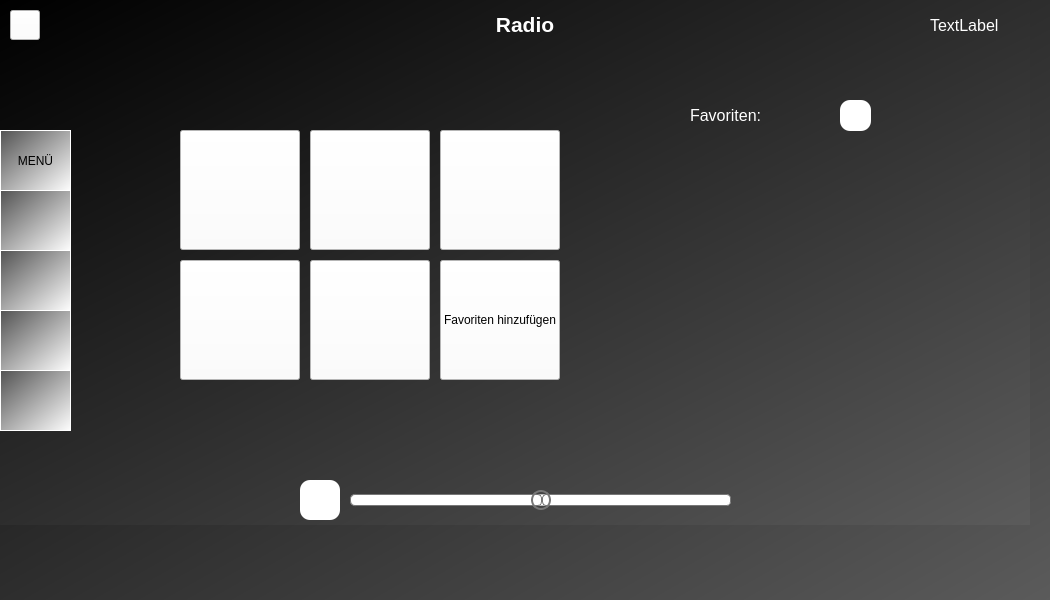
<?xml version="1.0" encoding="UTF-8"?>
<ui version="4.0">
 <class>MultimediaPlayerWidget</class>
 <widget class="QWidget" name="MultimediaPlayerWidget">
  <property name="geometry">
   <rect>
    <x>0</x>
    <y>0</y>
    <width>1050</width>
    <height>600</height>
   </rect>
  </property>
  <property name="windowTitle">
   <string>Multimedia Player</string>
  </property>
  <property name="styleSheet">
   <string notr="true">background-color: qlineargradient(spread:pad, x1:0, y1:0, x2:1, y2:1, stop:0 rgba(0, 0, 0, 255), stop:1 rgba(91, 91, 91, 255));</string>
  </property>
  <widget class="QWidget" name="centralwidget">
   <widget class="QPushButton" name="Button1">
    <property name="geometry">
     <rect>
      <x>180</x>
      <y>130</y>
      <width>120</width>
      <height>120</height>
     </rect>
    </property>
    <property name="styleSheet">
     <string notr="true">background-color: rgb(255, 255, 255);
border-color: rgb(0, 85, 255);</string>
    </property>
    <property name="text">
     <string/>
    </property>
    <property name="icon">
     <iconset>
      <normaloff>:/Images/Hit_Radio_FFH_-_Logo_Neu.svg.png</normaloff>:/Images/Hit_Radio_FFH_-_Logo_Neu.svg.png</iconset>
    </property>
    <property name="iconSize">
     <size>
      <width>120</width>
      <height>120</height>
     </size>
    </property>
   </widget>
   <widget class="QPushButton" name="Button2">
    <property name="geometry">
     <rect>
      <x>310</x>
      <y>130</y>
      <width>120</width>
      <height>120</height>
     </rect>
    </property>
    <property name="styleSheet">
     <string notr="true">background-color: rgb(255, 255, 255);
</string>
    </property>
    <property name="text">
     <string/>
    </property>
    <property name="icon">
     <iconset>
      <normaloff>:/Images/SWR3_Logo.svg.png</normaloff>:/Images/SWR3_Logo.svg.png</iconset>
    </property>
    <property name="iconSize">
     <size>
      <width>120</width>
      <height>120</height>
     </size>
    </property>
   </widget>
   <widget class="QPushButton" name="Button3">
    <property name="geometry">
     <rect>
      <x>440</x>
      <y>130</y>
      <width>120</width>
      <height>120</height>
     </rect>
    </property>
    <property name="styleSheet">
     <string notr="true">background-color: rgb(255, 255, 255);</string>
    </property>
    <property name="text">
     <string/>
    </property>
    <property name="icon">
     <iconset>
      <normaloff>:/Images/SWR1.svg.png</normaloff>:/Images/SWR1.svg.png</iconset>
    </property>
    <property name="iconSize">
     <size>
      <width>110</width>
      <height>120</height>
     </size>
    </property>
   </widget>
   <widget class="QPushButton" name="Button4">
    <property name="geometry">
     <rect>
      <x>180</x>
      <y>260</y>
      <width>120</width>
      <height>120</height>
     </rect>
    </property>
    <property name="styleSheet">
     <string notr="true">background-color: rgb(255, 255, 255);</string>
    </property>
    <property name="text">
     <string/>
    </property>
    <property name="icon">
     <iconset>
      <normaloff>:/Images/Bayern3_logo_2015.svg.png</normaloff>:/Images/Bayern3_logo_2015.svg.png</iconset>
    </property>
    <property name="iconSize">
     <size>
      <width>120</width>
      <height>120</height>
     </size>
    </property>
   </widget>
   <widget class="QPushButton" name="Button5">
    <property name="geometry">
     <rect>
      <x>310</x>
      <y>260</y>
      <width>120</width>
      <height>120</height>
     </rect>
    </property>
    <property name="styleSheet">
     <string notr="true">background-color: rgb(255, 255, 255);</string>
    </property>
    <property name="text">
     <string/>
    </property>
    <property name="icon">
     <iconset>
      <normaloff>:/Images/Hr3-Logo_2015.svg.png</normaloff>:/Images/Hr3-Logo_2015.svg.png</iconset>
    </property>
    <property name="iconSize">
     <size>
      <width>120</width>
      <height>120</height>
     </size>
    </property>
   </widget>
   <widget class="QPushButton" name="HomeButton">
    <property name="geometry">
     <rect>
      <x>10</x>
      <y>10</y>
      <width>30</width>
      <height>30</height>
     </rect>
    </property>
    <property name="styleSheet">
     <string notr="true">background-color: rgb(255, 255, 255);</string>
    </property>
    <property name="text">
     <string/>
    </property>
    <property name="icon">
     <iconset>
      <normaloff>:/Images/Home.png</normaloff>:/Images/Home.png</iconset>
    </property>
   </widget>
   <widget class="QSlider" name="horizontalSlider">
    <property name="geometry">
     <rect>
      <x>350</x>
      <y>480</y>
      <width>381</width>
      <height>40</height>
     </rect>
    </property>
    <property name="whatsThis">
     <string/>
    </property>
    <property name="styleSheet">
     <string notr="true">QSlider::groove:horizontal {
	border: 1px solid #bbb;
	background: white;
	height: 10px;
	border-radius: 5px;
}

QSlider::add-page:horizontal {
	background: #fff;
	border: 1px solid #777;
	height: 10px;
	border-radius: 4px;
}

QSlider::sub-page:horizontal {
	background: qlineargradient(x1: 0, y1: 0, x2: 0, y2: 1,
   		stop: 0 rgba(255, 255, 255, 255), stop: 1 rgba(129, 0, 0, 255));
	background: qlineargradient(x1: 0, y1: 0.2, x2: 1, y2: 1,
   		stop: 0 rgba(255, 255, 255, 255), stop: 1 rgba(129, 0, 0, 255));
	border: 1px solid #777;
	height: 10px;
	border-radius: 4px;
}

QSlider::handle:horizontal {
	background-color: qlineargradient(x1:0, y1:0, x2:1, y2:1,
    	stop:0 #eee, stop:1 #ccc);
	border: 2px solid #777;
	width: 16px;
	height: 20px;
	line-height: 20px;
	margin-top: -5px;
	margin-bottom: -5px;
	border-radius: 10px;
}

QSlider::handle:horizontal:hover {
	background-color: qlineargradient(x1:0, y1:0, x2:1, y2:1,
    	stop:0 rgba(72, 68, 71, 255), stop:1 rgba(255, 255, 255, 255));
	border: 2px solid #777;
	width: 16px;
	height: 20px;
	line-height: 20px;
	margin-top: -5px;
	margin-bottom: -5px;
	border-radius: 10px;
}

QSlider::sub-page:horizontal:disabled {
	background: #bbb;
	border-color: #999;
}

QSlider::add-page:horizontal:disabled {
	background: #eee;
	border-color: #999;
}

QSlider::handle:horizontal:disabled {
	background: #eee;
	border: 1px solid #aaa;
	border-radius: 4px;
}

QSlider{
	background-color: transparent;
}






</string>
    </property>
    <property name="maximum">
     <number>100</number>
    </property>
    <property name="sliderPosition">
     <number>50</number>
    </property>
    <property name="orientation">
     <enum>Qt::Horizontal</enum>
    </property>
   </widget>
   <widget class="QToolButton" name="addfav">
    <property name="geometry">
     <rect>
      <x>440</x>
      <y>260</y>
      <width>120</width>
      <height>120</height>
     </rect>
    </property>
    <property name="styleSheet">
     <string notr="true">background-color: rgb(255, 255, 255);</string>
    </property>
    <property name="text">
     <string>Favoriten hinzufügen</string>
    </property>
    <property name="icon">
     <iconset>
      <normaloff>:/Images/add_favourite.png</normaloff>:/Images/add_favourite.png</iconset>
    </property>
    <property name="iconSize">
     <size>
      <width>90</width>
      <height>90</height>
     </size>
    </property>
    <property name="toolButtonStyle">
     <enum>Qt::ToolButtonTextUnderIcon</enum>
    </property>
   </widget>
   <widget class="QLabel" name="label_title">
    <property name="geometry">
     <rect>
      <x>455</x>
      <y>5</y>
      <width>140</width>
      <height>40</height>
     </rect>
    </property>
    <property name="font">
     <font>
      <pointsize>16</pointsize>
      <weight>75</weight>
      <bold>true</bold>
     </font>
    </property>
    <property name="styleSheet">
     <string notr="true">background: transparent;
color: rgb(255, 255, 255);</string>
    </property>
    <property name="text">
     <string>&lt;html&gt;&lt;head/&gt;&lt;body&gt;&lt;p align=&quot;center&quot;&gt;Radio&lt;/p&gt;&lt;/body&gt;&lt;/html&gt;</string>
    </property>
   </widget>
   <widget class="QFrame" name="verticalFrame">
    <property name="geometry">
     <rect>
      <x>680</x>
      <y>130</y>
      <width>160</width>
      <height>251</height>
     </rect>
    </property>
    <property name="styleSheet">
     <string notr="true">background-color: transparent;</string>
    </property>
    <layout class="QVBoxLayout" name="verticalLayout">
     <item>
      <layout class="QVBoxLayout" name="verticalLayout_2"/>
     </item>
    </layout>
   </widget>
   <widget class="QLabel" name="label_date_time">
    <property name="geometry">
     <rect>
      <x>930</x>
      <y>5</y>
      <width>100</width>
      <height>40</height>
     </rect>
    </property>
    <property name="font">
     <font>
      <pointsize>12</pointsize>
     </font>
    </property>
    <property name="styleSheet">
     <string notr="true">background-color: transparent;
color: rgb(255, 255, 255);</string>
    </property>
    <property name="text">
     <string>TextLabel</string>
    </property>
   </widget>
   <widget class="QLabel" name="label">
    <property name="geometry">
     <rect>
      <x>690</x>
      <y>100</y>
      <width>71</width>
      <height>31</height>
     </rect>
    </property>
    <property name="styleSheet">
     <string notr="true">color: rgb(255, 255, 255);
background-color:transparent;</string>
    </property>
    <property name="text">
     <string>&lt;html&gt;&lt;head/&gt;&lt;body&gt;&lt;p&gt;&lt;span style=&quot; font-size:12pt;&quot;&gt;Favoriten:&lt;/span&gt;&lt;/p&gt;&lt;/body&gt;&lt;/html&gt;</string>
    </property>
   </widget>
   <widget class="QLabel" name="label_volume">
    <property name="geometry">
     <rect>
      <x>750</x>
      <y>480</y>
      <width>71</width>
      <height>40</height>
     </rect>
    </property>
    <property name="font">
     <font>
      <pointsize>10</pointsize>
     </font>
    </property>
    <property name="styleSheet">
     <string notr="true">color: rgb(255, 255, 255);
background-color: transparent;</string>
    </property>
    <property name="text">
     <string/>
    </property>
   </widget>
   <widget class="QPushButton" name="MuteButton">
    <property name="geometry">
     <rect>
      <x>300</x>
      <y>480</y>
      <width>40</width>
      <height>40</height>
     </rect>
    </property>
    <property name="styleSheet">
     <string notr="true">QPushButton{
	background-color: rgb(255, 255, 255);
	border-width: 5px;
	border-radius: 10px;
}
QPushButton:pressed {
	border-color: rgb(0, 0, 0);
	border-width : 1.2px;
	border-style:inset;
}</string>
    </property>
    <property name="text">
     <string/>
    </property>
    <property name="icon">
     <iconset>
      <normaloff>:/Images/speaker_muted.png</normaloff>:/Images/speaker_muted.png</iconset>
    </property>
    <property name="iconSize">
     <size>
      <width>35</width>
      <height>35</height>
     </size>
    </property>
   </widget>
   <widget class="QPushButton" name="DeleteButton">
    <property name="geometry">
     <rect>
      <x>840</x>
      <y>100</y>
      <width>31</width>
      <height>31</height>
     </rect>
    </property>
    <property name="styleSheet">
     <string notr="true">QPushButton{
	background-color: rgb(255, 255, 255);
	border-width: 5px;
	border-radius: 10px;
}
QPushButton:pressed {
	border-color: rgb(0, 0, 0);
	border-width : 1.2px;
	border-style:inset;
}</string>
    </property>
    <property name="text">
     <string/>
    </property>
    <property name="icon">
     <iconset>
      <normaloff>:/Images/trashcan_icon.png</normaloff>:/Images/trashcan_icon.png</iconset>
    </property>
   </widget>
   <widget class="QLabel" name="label_fav">
    <property name="geometry">
     <rect>
      <x>770</x>
      <y>100</y>
      <width>61</width>
      <height>31</height>
     </rect>
    </property>
    <property name="font">
     <font>
      <pointsize>12</pointsize>
     </font>
    </property>
    <property name="styleSheet">
     <string notr="true">background-color: transparent;
color: rgb(255, 255, 255);</string>
    </property>
    <property name="text">
     <string/>
    </property>
   </widget>
   <widget class="QPushButton" name="pb_Navigation">
    <property name="geometry">
     <rect>
      <x>0</x>
      <y>370</y>
      <width>71</width>
      <height>61</height>
     </rect>
    </property>
    <property name="styleSheet">
     <string notr="true">background-color: qlineargradient(spread:pad, x1:0, y1:0, x2:1, y2:1, stop:0 rgba(81, 81, 81, 255), stop:1 rgba(255, 255, 255, 255));
border-color: rgb(255, 255, 255);
border-width: 1.2px;
border-style:inset;
color: rgb(255, 255, 255);</string>
    </property>
    <property name="text">
     <string/>
    </property>
    <property name="icon">
     <iconset>
      <normaloff>:/Images/icon_navigation.png</normaloff>:/Images/icon_navigation.png</iconset>
    </property>
    <property name="iconSize">
     <size>
      <width>40</width>
      <height>40</height>
     </size>
    </property>
   </widget>
   <widget class="QPushButton" name="pb_Menu">
    <property name="geometry">
     <rect>
      <x>0</x>
      <y>130</y>
      <width>71</width>
      <height>61</height>
     </rect>
    </property>
    <property name="styleSheet">
     <string notr="true">background-color: qlineargradient(spread:pad, x1:0, y1:0, x2:1, y2:1, stop:0 rgba(81, 81, 81, 255), stop:1 rgba(255, 255, 255, 255));
border-color: rgb(255, 255, 255);
border-width: 1.2px;
border-style:inset;
color: rgb(0, 0, 0)</string>
    </property>
    <property name="text">
     <string>MENÜ</string>
    </property>
   </widget>
   <widget class="QPushButton" name="pb_Media">
    <property name="geometry">
     <rect>
      <x>0</x>
      <y>250</y>
      <width>71</width>
      <height>61</height>
     </rect>
    </property>
    <property name="styleSheet">
     <string notr="true">background-color: qlineargradient(spread:pad, x1:0, y1:0, x2:1, y2:1, stop:0 rgba(81, 81, 81, 255), stop:1 rgba(255, 255, 255, 255));
border-color: rgb(255, 255, 255);
border-width: 1.2px;
border-style:inset;
color: rgb(255, 255, 255);</string>
    </property>
    <property name="text">
     <string/>
    </property>
    <property name="icon">
     <iconset>
      <normaloff>:/Images/music_icon_2.png</normaloff>:/Images/music_icon_2.png</iconset>
    </property>
    <property name="iconSize">
     <size>
      <width>40</width>
      <height>40</height>
     </size>
    </property>
   </widget>
   <widget class="QPushButton" name="pb_Phone">
    <property name="geometry">
     <rect>
      <x>0</x>
      <y>310</y>
      <width>71</width>
      <height>61</height>
     </rect>
    </property>
    <property name="styleSheet">
     <string notr="true">background-color: qlineargradient(spread:pad, x1:0, y1:0, x2:1, y2:1, stop:0 rgba(81, 81, 81, 255), stop:1 rgba(255, 255, 255, 255));
border-color: rgb(255, 255, 255);
border-width: 1.2px;
border-style:inset;
color: rgb(255, 255, 255);</string>
    </property>
    <property name="text">
     <string/>
    </property>
    <property name="icon">
     <iconset>
      <normaloff>:/Images/phone_icon_1.png</normaloff>:/Images/phone_icon_1.png</iconset>
    </property>
    <property name="iconSize">
     <size>
      <width>40</width>
      <height>40</height>
     </size>
    </property>
   </widget>
   <widget class="QPushButton" name="pb_Radio">
    <property name="geometry">
     <rect>
      <x>0</x>
      <y>190</y>
      <width>71</width>
      <height>61</height>
     </rect>
    </property>
    <property name="styleSheet">
     <string notr="true">background-color: qlineargradient(spread:pad, x1:0, y1:0, x2:1, y2:1, stop:0 rgba(81, 81, 81, 255), stop:1 rgba(255, 255, 255, 255));
border-color: rgb(255, 255, 255);
border-width: 1.2px;
border-style:inset;
color: rgb(255, 255, 255);</string>
    </property>
    <property name="text">
     <string/>
    </property>
    <property name="icon">
     <iconset>
      <normaloff>:/Images/radio_icon_1.png</normaloff>:/Images/radio_icon_1.png</iconset>
    </property>
    <property name="iconSize">
     <size>
      <width>40</width>
      <height>40</height>
     </size>
    </property>
   </widget>
  </widget>
 </widget>
 <resources/>
 <connections/>
</ui>
